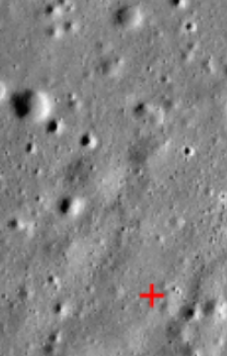
#> input picture img.png, 227 x 356 px
$ python luna.py   (older library calls are emulated)
#> lines starting #> are read from the running program, lines starting #| are printed output that depends on the picture
# Lunar DEM Generation using Shape-from-Shading (Beginner Python Version)

import numpy as np
import cv2
import matplotlib.pyplot as plt
from scipy.ndimage import gaussian_filter

# Step 1: Load the lunar image (grayscale)
image_path = "img.png"
img = cv2.imread(image_path, cv2.IMREAD_GRAYSCALE)
#> img: shape (356, 227); min 0, max 249, mean 132
if img is None:
    raise ValueError("Image not found. Make sure the path is correct.")

# Normalize image between 0 and 1
img = img.astype(np.float32) / 255.0

# Step 2: Estimate surface normals using brightness
# Simplified Lambertian reflectance model

# Assume sun coming from top-left (example only)
light_vector = np.array([1, 1, 1])
light_vector = light_vector / np.linalg.norm(light_vector)

# Compute gradients (brightness slope approximation)
gx = cv2.Sobel(img, cv2.CV_64F, 1, 0, ksize=5)
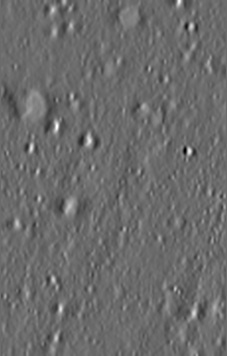
#> gx: shape (356, 227) float64; min -22.08, max 30.33, mean 0; drawn with min black and max white
gy = cv2.Sobel(img, cv2.CV_64F, 0, 1, ksize=5)
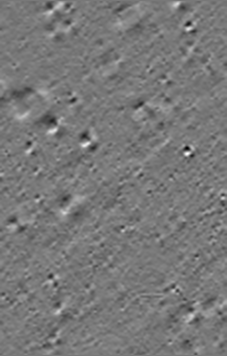
#> gy: shape (356, 227) float64; min -15.95, max 17.73, mean 0.00415; drawn with min black and max white

# Smooth gradients
gx = gaussian_filter(gx, sigma=1)
gy = gaussian_filter(gy, sigma=1)

# Estimate surface normals (Z = height)
normals = np.dstack((-gx, -gy, np.ones_like(img)))
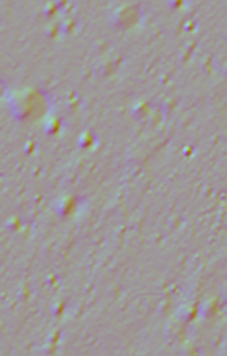
#> normals: shape (356, 227, 3) float64; mean of channels 0, 1, 2 -0.039, -0.00415, 1; drawn with min black and max white
norm_mags = np.linalg.norm(normals, axis=2)
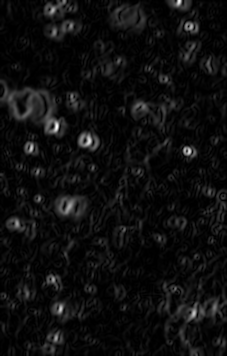
#> norm_mags: shape (356, 227) float64; min 1, max 24.78, mean 2.4; drawn with min black and max white
normals /= norm_mags[..., np.newaxis] + 1e-8  # Normalize
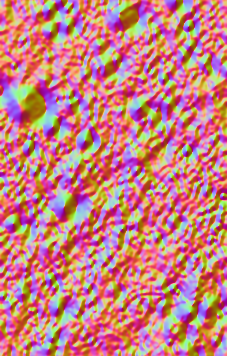
#> normals: shape (356, 227, 3) float64; mean of channels 0, 1, 2 0.0187, 0.00167, 0.561; drawn with min black and max white

# Step 3: Estimate surface depth from gradients
# Integrate gradients to get height map (simple integration)
z = np.zeros_like(img)
for y in range(1, z.shape[0]):
    z[y, 0] = z[y-1, 0] + gy[y, 0]
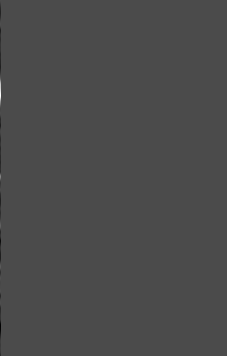
#> z: shape (356, 227) float32; min -16.57, max 39.58, mean 0; drawn with min black and max white
for x in range(1, z.shape[1]):
    z[:, x] = z[:, x-1] + gx[:, x]

# Normalize depth map
z = z - np.min(z)
z = z / np.max(z)

# Step 4: Visualize results
plt.figure(figsize=(12, 5))
plt.subplot(1, 3, 1)
plt.imshow(img, cmap='gray')
plt.title('Input Lunar Image')

plt.subplot(1, 3, 2)
plt.quiver(normals[::10, ::10, 0], -normals[::10, ::10, 1])
plt.title('Estimated Normals')

plt.subplot(1, 3, 3)
plt.imshow(z, cmap='terrain')
plt.colorbar(label='Normalized Height')
plt.title('Estimated DEM')

plt.tight_layout()
plt.show()
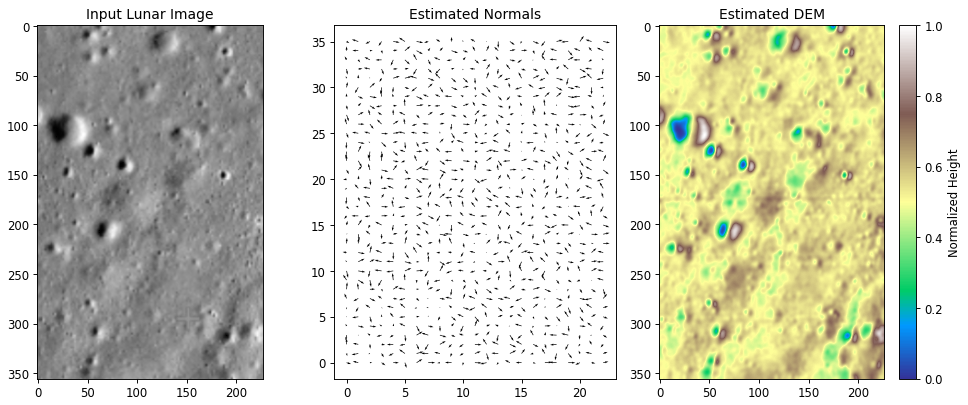
#> figure drawn by matplotlib, 4 panels
